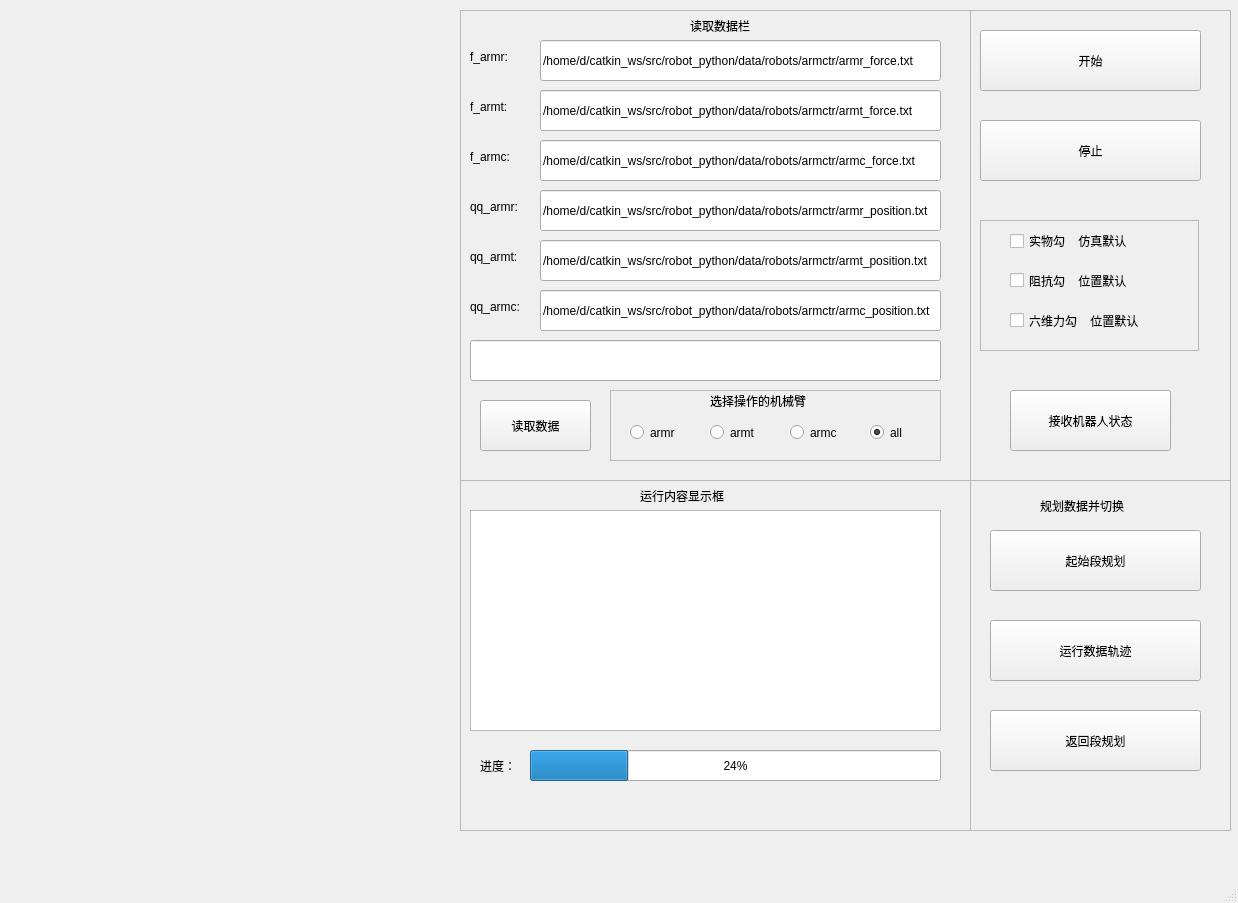
<?xml version="1.0" encoding="UTF-8"?>
<ui version="4.0">
 <class>ArmctrForm1</class>
 <widget class="QMainWindow" name="ArmctrForm1">
  <property name="geometry">
   <rect>
    <x>0</x>
    <y>0</y>
    <width>1238</width>
    <height>903</height>
   </rect>
  </property>
  <property name="windowTitle">
   <string>MainWindow</string>
  </property>
  <property name="iconSize">
   <size>
    <width>16</width>
    <height>16</height>
   </size>
  </property>
  <property name="animated">
   <bool>false</bool>
  </property>
  <widget class="QWidget" name="centralwidget">
   <widget class="QWidget" name="horizontalLayoutWidget">
    <property name="geometry">
     <rect>
      <x>10</x>
      <y>10</y>
      <width>451</width>
      <height>271</height>
     </rect>
    </property>
    <layout class="QHBoxLayout" name="horizontalLayout_1"/>
   </widget>
   <widget class="QWidget" name="horizontalLayoutWidget_2">
    <property name="geometry">
     <rect>
      <x>10</x>
      <y>280</y>
      <width>451</width>
      <height>291</height>
     </rect>
    </property>
    <layout class="QHBoxLayout" name="horizontalLayout_2"/>
   </widget>
   <widget class="QWidget" name="horizontalLayoutWidget_5">
    <property name="geometry">
     <rect>
      <x>460</x>
      <y>480</y>
      <width>511</width>
      <height>351</height>
     </rect>
    </property>
    <layout class="QHBoxLayout" name="horizontalLayout_5">
     <item>
      <widget class="QFrame" name="frame">
       <property name="frameShape">
        <enum>QFrame::StyledPanel</enum>
       </property>
       <property name="frameShadow">
        <enum>QFrame::Raised</enum>
       </property>
       <widget class="QTextEdit" name="textEdit">
        <property name="geometry">
         <rect>
          <x>10</x>
          <y>30</y>
          <width>471</width>
          <height>221</height>
         </rect>
        </property>
       </widget>
       <widget class="QLabel" name="label">
        <property name="geometry">
         <rect>
          <x>180</x>
          <y>0</y>
          <width>131</width>
          <height>31</height>
         </rect>
        </property>
        <property name="text">
         <string>运行内容显示框</string>
        </property>
       </widget>
       <widget class="QProgressBar" name="progressBar">
        <property name="geometry">
         <rect>
          <x>70</x>
          <y>270</y>
          <width>411</width>
          <height>31</height>
         </rect>
        </property>
        <property name="value">
         <number>24</number>
        </property>
       </widget>
       <widget class="QLabel" name="label_15">
        <property name="geometry">
         <rect>
          <x>20</x>
          <y>270</y>
          <width>51</width>
          <height>31</height>
         </rect>
        </property>
        <property name="text">
         <string>进度：</string>
        </property>
       </widget>
      </widget>
     </item>
    </layout>
   </widget>
   <widget class="QWidget" name="horizontalLayoutWidget_6">
    <property name="geometry">
     <rect>
      <x>460</x>
      <y>10</y>
      <width>511</width>
      <height>471</height>
     </rect>
    </property>
    <layout class="QHBoxLayout" name="horizontalLayout_6">
     <item>
      <widget class="QFrame" name="frame_4">
       <property name="frameShape">
        <enum>QFrame::StyledPanel</enum>
       </property>
       <property name="frameShadow">
        <enum>QFrame::Raised</enum>
       </property>
       <widget class="QLineEdit" name="lineEdit_qq_armt">
        <property name="geometry">
         <rect>
          <x>80</x>
          <y>230</y>
          <width>401</width>
          <height>41</height>
         </rect>
        </property>
        <property name="text">
         <string>/home/d/catkin_ws/src/robot_python/data/robots/armctr/armt_position.txt</string>
        </property>
       </widget>
       <widget class="QLineEdit" name="lineEdit_path">
        <property name="geometry">
         <rect>
          <x>10</x>
          <y>330</y>
          <width>471</width>
          <height>41</height>
         </rect>
        </property>
        <property name="text">
         <string/>
        </property>
       </widget>
       <widget class="QLabel" name="label_32">
        <property name="geometry">
         <rect>
          <x>10</x>
          <y>280</y>
          <width>71</width>
          <height>33</height>
         </rect>
        </property>
        <property name="text">
         <string>qq_armc:</string>
        </property>
       </widget>
       <widget class="QLineEdit" name="lineEdit_qq_armc">
        <property name="geometry">
         <rect>
          <x>80</x>
          <y>280</y>
          <width>401</width>
          <height>41</height>
         </rect>
        </property>
        <property name="text">
         <string>/home/d/catkin_ws/src/robot_python/data/robots/armctr/armc_position.txt</string>
        </property>
       </widget>
       <widget class="QLabel" name="label_31">
        <property name="geometry">
         <rect>
          <x>10</x>
          <y>230</y>
          <width>71</width>
          <height>33</height>
         </rect>
        </property>
        <property name="text">
         <string>qq_armt:</string>
        </property>
       </widget>
       <widget class="QLineEdit" name="lineEdit_f_armt">
        <property name="geometry">
         <rect>
          <x>80</x>
          <y>80</y>
          <width>401</width>
          <height>41</height>
         </rect>
        </property>
        <property name="text">
         <string>/home/d/catkin_ws/src/robot_python/data/robots/armctr/armt_force.txt</string>
        </property>
       </widget>
       <widget class="QLineEdit" name="lineEdit_f_armc">
        <property name="geometry">
         <rect>
          <x>80</x>
          <y>130</y>
          <width>401</width>
          <height>41</height>
         </rect>
        </property>
        <property name="text">
         <string>/home/d/catkin_ws/src/robot_python/data/robots/armctr/armc_force.txt</string>
        </property>
       </widget>
       <widget class="QLabel" name="label_33">
        <property name="geometry">
         <rect>
          <x>10</x>
          <y>80</y>
          <width>71</width>
          <height>33</height>
         </rect>
        </property>
        <property name="text">
         <string>f_armt:</string>
        </property>
       </widget>
       <widget class="QLabel" name="label_34">
        <property name="geometry">
         <rect>
          <x>10</x>
          <y>130</y>
          <width>61</width>
          <height>33</height>
         </rect>
        </property>
        <property name="text">
         <string>f_armc:</string>
        </property>
       </widget>
       <widget class="QLabel" name="label_19">
        <property name="geometry">
         <rect>
          <x>230</x>
          <y>0</y>
          <width>81</width>
          <height>31</height>
         </rect>
        </property>
        <property name="text">
         <string>读取数据栏</string>
        </property>
       </widget>
       <widget class="QPushButton" name="button_read">
        <property name="geometry">
         <rect>
          <x>20</x>
          <y>390</y>
          <width>111</width>
          <height>51</height>
         </rect>
        </property>
        <property name="text">
         <string>读取数据</string>
        </property>
        <property name="autoDefault">
         <bool>true</bool>
        </property>
       </widget>
       <widget class="QFrame" name="frame_2">
        <property name="geometry">
         <rect>
          <x>150</x>
          <y>380</y>
          <width>331</width>
          <height>71</height>
         </rect>
        </property>
        <property name="frameShape">
         <enum>QFrame::StyledPanel</enum>
        </property>
        <property name="frameShadow">
         <enum>QFrame::Raised</enum>
        </property>
        <widget class="QLabel" name="label_18">
         <property name="geometry">
          <rect>
           <x>100</x>
           <y>0</y>
           <width>151</width>
           <height>21</height>
          </rect>
         </property>
         <property name="text">
          <string>选择操作的机械臂</string>
         </property>
        </widget>
        <widget class="QRadioButton" name="radioButton_armt">
         <property name="geometry">
          <rect>
           <x>100</x>
           <y>30</y>
           <width>61</width>
           <height>25</height>
          </rect>
         </property>
         <property name="text">
          <string>armt</string>
         </property>
        </widget>
        <widget class="QRadioButton" name="radioButton_armc">
         <property name="geometry">
          <rect>
           <x>180</x>
           <y>30</y>
           <width>61</width>
           <height>25</height>
          </rect>
         </property>
         <property name="text">
          <string>armc</string>
         </property>
        </widget>
        <widget class="QRadioButton" name="radioButton_all">
         <property name="geometry">
          <rect>
           <x>260</x>
           <y>30</y>
           <width>51</width>
           <height>25</height>
          </rect>
         </property>
         <property name="text">
          <string>all</string>
         </property>
         <property name="checked">
          <bool>true</bool>
         </property>
        </widget>
        <widget class="QRadioButton" name="radioButton_armr">
         <property name="geometry">
          <rect>
           <x>20</x>
           <y>30</y>
           <width>61</width>
           <height>25</height>
          </rect>
         </property>
         <property name="text">
          <string>armr</string>
         </property>
        </widget>
       </widget>
       <widget class="QLineEdit" name="lineEdit_f_armr">
        <property name="geometry">
         <rect>
          <x>80</x>
          <y>30</y>
          <width>401</width>
          <height>41</height>
         </rect>
        </property>
        <property name="text">
         <string>/home/d/catkin_ws/src/robot_python/data/robots/armctr/armr_force.txt</string>
        </property>
       </widget>
       <widget class="QLabel" name="label_35">
        <property name="geometry">
         <rect>
          <x>10</x>
          <y>30</y>
          <width>61</width>
          <height>33</height>
         </rect>
        </property>
        <property name="text">
         <string>f_armr:</string>
        </property>
       </widget>
       <widget class="QLineEdit" name="lineEdit_qq_armr">
        <property name="geometry">
         <rect>
          <x>80</x>
          <y>180</y>
          <width>401</width>
          <height>41</height>
         </rect>
        </property>
        <property name="text">
         <string>/home/d/catkin_ws/src/robot_python/data/robots/armctr/armr_position.txt</string>
        </property>
       </widget>
       <widget class="QLabel" name="label_36">
        <property name="geometry">
         <rect>
          <x>10</x>
          <y>180</y>
          <width>71</width>
          <height>33</height>
         </rect>
        </property>
        <property name="text">
         <string>qq_armr:</string>
        </property>
       </widget>
      </widget>
     </item>
    </layout>
   </widget>
   <widget class="QWidget" name="verticalLayoutWidget">
    <property name="geometry">
     <rect>
      <x>970</x>
      <y>480</y>
      <width>261</width>
      <height>351</height>
     </rect>
    </property>
    <layout class="QVBoxLayout" name="verticalLayout">
     <item>
      <widget class="QFrame" name="frame_6">
       <property name="frameShape">
        <enum>QFrame::StyledPanel</enum>
       </property>
       <property name="frameShadow">
        <enum>QFrame::Raised</enum>
       </property>
       <widget class="QLabel" name="label_3">
        <property name="geometry">
         <rect>
          <x>70</x>
          <y>10</y>
          <width>111</width>
          <height>31</height>
         </rect>
        </property>
        <property name="text">
         <string>规划数据并切换</string>
        </property>
       </widget>
       <widget class="QPushButton" name="button_plan_init">
        <property name="geometry">
         <rect>
          <x>20</x>
          <y>50</y>
          <width>211</width>
          <height>61</height>
         </rect>
        </property>
        <property name="text">
         <string>起始段规划</string>
        </property>
        <property name="autoDefault">
         <bool>true</bool>
        </property>
       </widget>
       <widget class="QPushButton" name="button_plan_data">
        <property name="geometry">
         <rect>
          <x>20</x>
          <y>140</y>
          <width>211</width>
          <height>61</height>
         </rect>
        </property>
        <property name="text">
         <string>运行数据轨迹</string>
        </property>
        <property name="autoDefault">
         <bool>true</bool>
        </property>
       </widget>
       <widget class="QPushButton" name="button_plan_home">
        <property name="geometry">
         <rect>
          <x>20</x>
          <y>230</y>
          <width>211</width>
          <height>61</height>
         </rect>
        </property>
        <property name="text">
         <string>返回段规划</string>
        </property>
        <property name="autoDefault">
         <bool>true</bool>
        </property>
       </widget>
      </widget>
     </item>
    </layout>
   </widget>
   <widget class="QWidget" name="verticalLayoutWidget_2">
    <property name="geometry">
     <rect>
      <x>970</x>
      <y>10</y>
      <width>261</width>
      <height>471</height>
     </rect>
    </property>
    <layout class="QVBoxLayout" name="verticalLayout_2">
     <item>
      <widget class="QFrame" name="frame_5">
       <property name="frameShape">
        <enum>QFrame::StyledPanel</enum>
       </property>
       <property name="frameShadow">
        <enum>QFrame::Raised</enum>
       </property>
       <widget class="QPushButton" name="button_begin">
        <property name="geometry">
         <rect>
          <x>10</x>
          <y>20</y>
          <width>221</width>
          <height>61</height>
         </rect>
        </property>
        <property name="text">
         <string>开始</string>
        </property>
        <property name="iconSize">
         <size>
          <width>16</width>
          <height>16</height>
         </size>
        </property>
        <property name="autoRepeat">
         <bool>false</bool>
        </property>
        <property name="autoExclusive">
         <bool>false</bool>
        </property>
        <property name="autoRepeatDelay">
         <number>400</number>
        </property>
        <property name="autoRepeatInterval">
         <number>200</number>
        </property>
        <property name="autoDefault">
         <bool>true</bool>
        </property>
        <property name="flat">
         <bool>false</bool>
        </property>
       </widget>
       <widget class="QPushButton" name="button_stop">
        <property name="geometry">
         <rect>
          <x>10</x>
          <y>110</y>
          <width>221</width>
          <height>61</height>
         </rect>
        </property>
        <property name="text">
         <string>停止</string>
        </property>
        <property name="autoDefault">
         <bool>true</bool>
        </property>
       </widget>
       <widget class="QPushButton" name="button_receive">
        <property name="geometry">
         <rect>
          <x>40</x>
          <y>380</y>
          <width>161</width>
          <height>61</height>
         </rect>
        </property>
        <property name="text">
         <string>接收机器人状态</string>
        </property>
        <property name="autoDefault">
         <bool>true</bool>
        </property>
       </widget>
       <widget class="QFrame" name="frame_8">
        <property name="geometry">
         <rect>
          <x>10</x>
          <y>210</y>
          <width>219</width>
          <height>131</height>
         </rect>
        </property>
        <property name="frameShape">
         <enum>QFrame::StyledPanel</enum>
        </property>
        <property name="frameShadow">
         <enum>QFrame::Raised</enum>
        </property>
        <widget class="QCheckBox" name="checkBox_imp">
         <property name="geometry">
          <rect>
           <x>30</x>
           <y>50</y>
           <width>161</width>
           <height>21</height>
          </rect>
         </property>
         <property name="text">
          <string>阻抗勾    位置默认</string>
         </property>
        </widget>
        <widget class="QCheckBox" name="checkBox_force">
         <property name="geometry">
          <rect>
           <x>30</x>
           <y>90</y>
           <width>161</width>
           <height>21</height>
          </rect>
         </property>
         <property name="text">
          <string>六维力勾    位置默认</string>
         </property>
        </widget>
        <widget class="QCheckBox" name="checkBox_real">
         <property name="geometry">
          <rect>
           <x>30</x>
           <y>10</y>
           <width>161</width>
           <height>22</height>
          </rect>
         </property>
         <property name="text">
          <string>实物勾    仿真默认</string>
         </property>
        </widget>
       </widget>
       <zorder>button_begin</zorder>
       <zorder>button_stop</zorder>
       <zorder>button_receive</zorder>
       <zorder>lineEdit_f_armr</zorder>
       <zorder>label_35</zorder>
       <zorder>frame_8</zorder>
      </widget>
     </item>
    </layout>
   </widget>
   <widget class="QWidget" name="horizontalLayoutWidget_3">
    <property name="geometry">
     <rect>
      <x>10</x>
      <y>570</y>
      <width>451</width>
      <height>261</height>
     </rect>
    </property>
    <layout class="QHBoxLayout" name="horizontalLayout_3"/>
   </widget>
  </widget>
  <widget class="QMenuBar" name="menubar">
   <property name="geometry">
    <rect>
     <x>0</x>
     <y>0</y>
     <width>1238</width>
     <height>31</height>
    </rect>
   </property>
   <property name="defaultUp">
    <bool>false</bool>
   </property>
  </widget>
  <widget class="QStatusBar" name="statusbar"/>
 </widget>
 <resources/>
 <connections/>
</ui>
